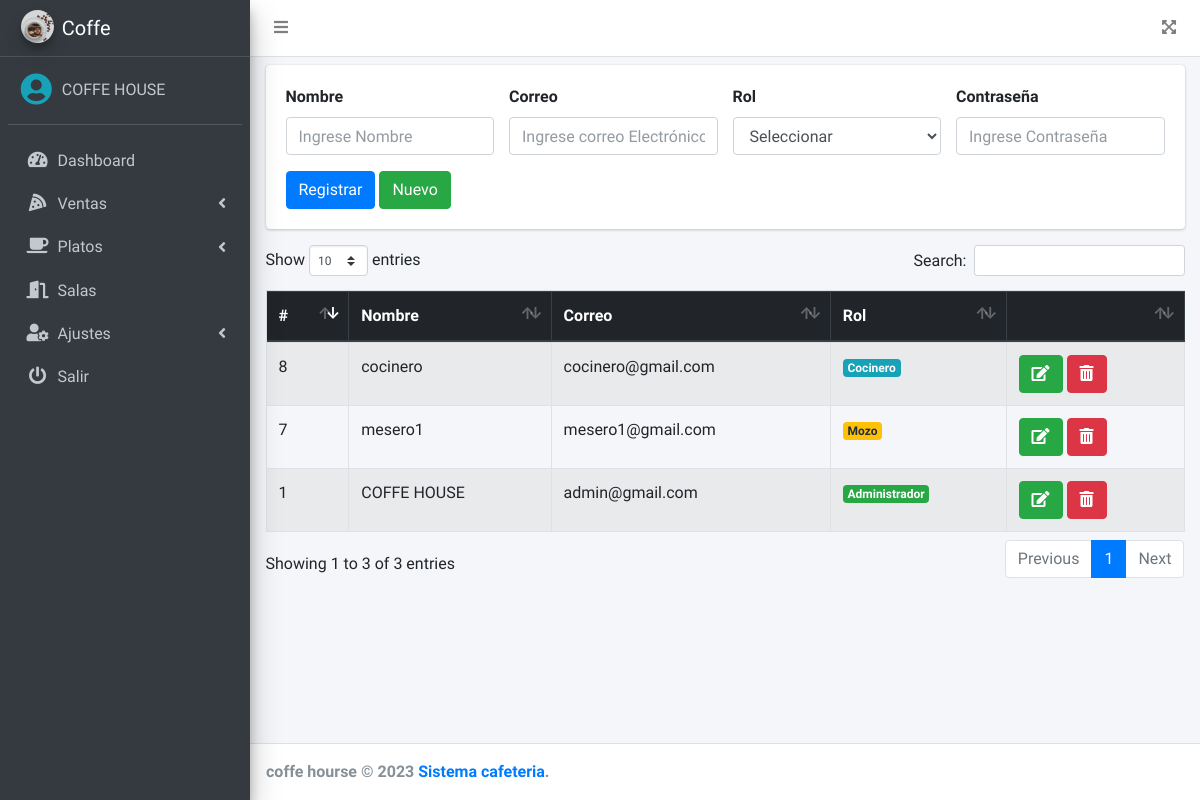
The app's page /src/usuarios.php (signed in) with its own data.
### tables this page shows
CREATE TABLE `usuarios` (
  `id` int(11) NOT NULL,
  `nombre` varchar(200) NOT NULL,
  `correo` varchar(200) NOT NULL,
  `pass` varchar(50) NOT NULL,
  `rol` int(11) NOT NULL,
  `estado` int(11) NOT NULL DEFAULT 1
);

### src/usuarios.php (the view, shortened to what this page needs)
<?php
include "../conexion.php";
include "includes/header.php";
?>
<div class="card">
    <div class="card-body">
        <form action="" method="post" autocomplete="off" id="formulario">
            <div class="row">
                <div class="col-md-3">
                    <div class="form-group">
                        <label for="nombre">Nombre</label>
                        <input type="text" class="form-control" placeholder="Ingrese Nombre" name="nombre" id="nombre">
                    </div>
                </div>
                <div class="col-md-3">
                    <div class="form-group">
                        <label for="correo">Correo</label>
                        <input type="correo" class="form-control" placeholder="Ingrese correo Electrónico" name="correo" id="correo">
                    </div>
                </div>
                <div class="col-md-3">
                    <div class="form-group">
                        <label for="rol">Rol</label>
                        <select id="rol" class="form-control" name="rol">
                            <option>Seleccionar</option>
                        </select>
                    </div>
                </div>
                <div class="col-md-3">
                    <div class="form-group">
                        <label for="pass">Contraseña</label>
                        <input type="password" class="form-control" placeholder="Ingrese Contraseña" name="pass" id="pass">
                    </div>
                </div>
            </div>
            <input type="submit" value="Registrar" class="btn btn-primary" id="btnAccion">
            <input type="button" value="Nuevo" class="btn btn-success" id="btnNuevo" onclick="limpiar()">
        </form>
    </div>
</div>
<div class="table-responsive">
    <table class="table table-hover table-striped table-bordered mt-2" id="tbl">
        <thead class="thead-dark">
            <tr>
                <th>#</th>
                <th>Nombre</th>
                <th>Correo</th>
                <th>Rol</th>
                <th></th>
            </tr>
        </thead>
        <tbody>
            <?php
            $query = mysqli_query($conexion, "SELECT * FROM usuarios WHERE estado = 1");
            $result = mysqli_num_rows($query);
            if ($result > 0) {
                while ($data = mysqli_fetch_assoc($query)) {
                    if ($data['rol'] == 1) {
                        $rol = '<span class="badge badge-success">Administrador</span>';
                    }else if($data['rol'] == 2){
                        $rol = '<span class="badge badge-info">Cocinero</span>';
                    }else{
                        $rol = '<span class="badge badge-warning">Mozo</span>';
                    }
                    ?>
                    <tr>
                        <td><?php echo $data['id']; ?></td>
                        <td><?php echo $data['nombre']; ?></td>
                        <td><?php echo $data['correo']; ?></td>
                        <td><?php echo $rol; ?></td>
                        <td>
                            <a href="#" onclick="editarUsuario(<?php echo $data['id']; ?>)" class="btn btn-success"><i class='fas fa-edit'></i></a>
                            <form action="eliminar.php?id=<?php echo $data['id']; ?>&accion=usuarios" method="post" class="confirmar d-inline">
                                <button class="btn btn-danger" type="submit"><i class='fas fa-trash-alt'></i> </button>
                            </form>
                        </td>
                    </tr>
            <?php }
            } ?>
        </tbody>
    </table>
</div>
<?php include_once "includes/footer.php"; ?>

### records on screen
usuarios: id "1", nombre "COFFE HOUSE", correo "admin@gmail.com", rol "Administrador"
usuarios: id "7", nombre "mesero1", correo "mesero1@gmail.com", rol "Mozo"
usuarios: id "8", nombre "cocinero", correo "cocinero@gmail.com", rol "Cocinero"

### other values on screen
$_SESSION['nombre'] "COFFE HOUSE"
